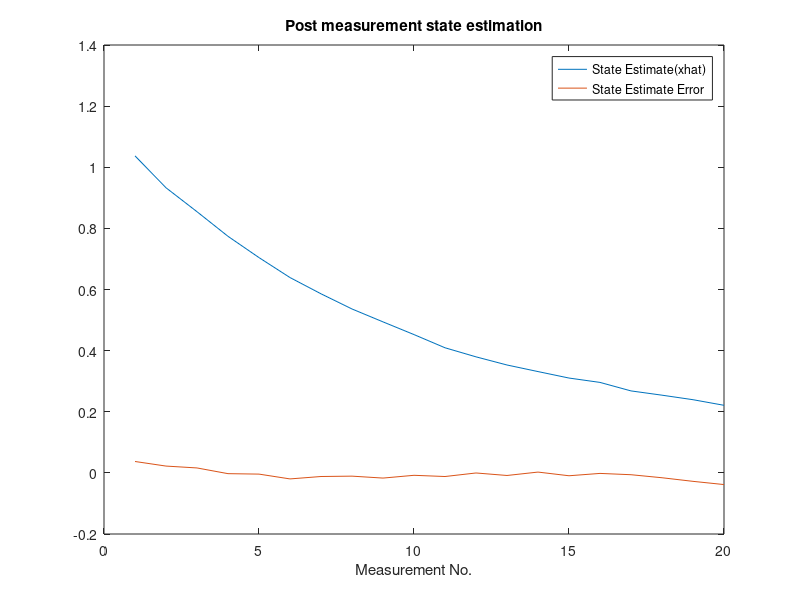
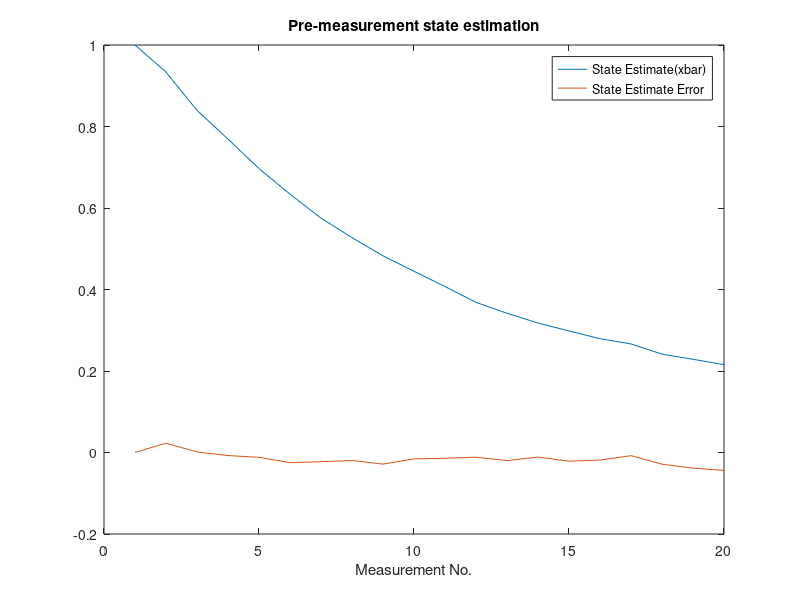
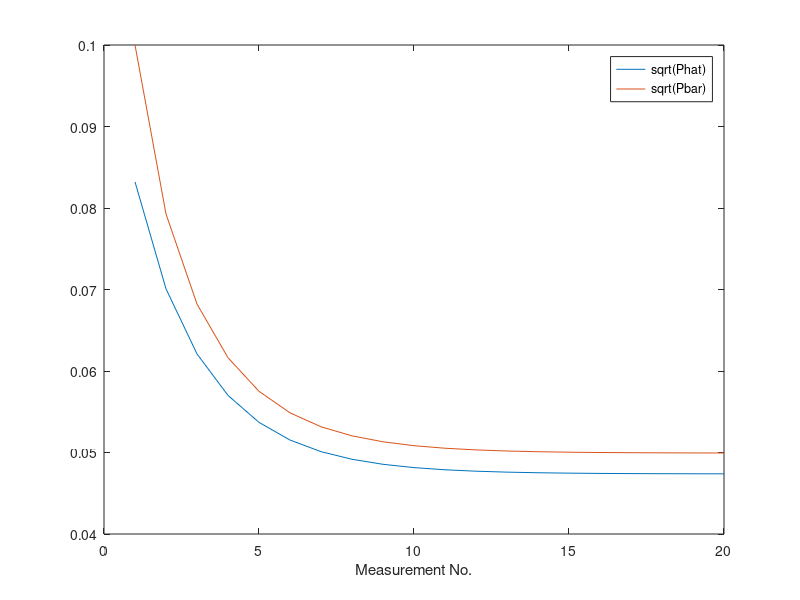

Here is the MATLAB script that generated these plots, in order: (Note: this script raises an error after producing the figures.)
%% Problem 1

clc
clear
x0=0;
P0=1;
x_bar(1)=x0;
P_bar(1)=P0;
Phi=1;
V=1;
W=0;
Gamma_w=0;
Gamma_v=1;
z=[-1.43 -2.6656 -0.7123 -2.1466 0.1909 0.1892 -1.0376 -0.6727 -0.8254];
for i=1:length(z)
    L(i)=P_bar(i)*Phi*inv(V+Phi^2*P_bar(i));
    x_hat(i)=x_bar(i)+L(i)*(z(i)-Phi*x_bar(i));
    P_hat(i)=(1-L(i)*Phi)*P_bar(i);
    P_bar(i+1)=Phi^2*P_hat(i);
    x_bar(i+1)=Phi*x_hat(i);
end
figure(1)

plot(1:length(z),x_hat,1:length(z),mean(z)*z./z);
xlabel('Measurment No.')
legend('xhat','zbar')
figure(2)
sigma=P_hat.^0.5;
plot(1:length(z),sigma)
xlabel('Measurment No.')
ylabel('sigma_x')

%% Problem 2

clc
clear
V=0.15^2;
W=0.03*V;
N=20;
alpha=0.9;
x0=1;
sigma0=0.1^2;

w=rand([N,1])*W^0.5;
v=rand([N,1])*V^0.5;

x(1)=x0;
P_bar(1)=sigma0;
x_bar(1)=x0;

for i=1:N
    z(i)=x(i)+v(i);
    x(i+1)=alpha*x(i)+w(i);
end

for i=1:N
    L(i)=P_bar(i)/(V+P_bar(i));
    x_hat(i)=x_bar(i)+L(i)*(z(i)-x_bar(i));
    P_hat(i)=(1-L(i))*P_bar(i);
    P_bar(i+1)=alpha^2*P_hat(i)+W;
    x_bar(i+1)=alpha*x_hat(i);
end

figure(1)
plot(1:N,x_hat,1:N,x_hat-x(1:N))
legend('State Estimate(xhat)','State Estimate Error')
xlabel('Measurement No.')
title('Post measurement state estimation')
figure(2)
plot(1:N,x_bar(1:N),1:N,x_bar(1:N)-x(1:N))
legend('State Estimate(xbar)','State Estimate Error')
xlabel('Measurement No.')
title('Pre-measurement state estimation')
figure(3)
plot(1:N,sqrt(P_hat),1:N,sqrt(P_bar(1:N)))
legend('sqrt(Phat)','sqrt(Pbar)')
xlabel('Measurement No.')

%% Problem 3

clc
clear
Q=0.01;
T=0.1;
V=0.2^2;
[phi,gamma_u]=c2d([0 1;0 0],[0;0],T);
H=[1 0];
Gamma_w=[0;0.1];
W=Q/T;
N=11;


P_bar=1e9*eye(2);
for i=1:N
    P_hat=inv(inv(P_bar)+H'/V*H);
    P_bar=phi*P_hat*phi'+Gamma_w*W*Gamma_w';
    Px(i)=P_bar(1,1);
    Px_hat(i)=P_hat(1,1);
end
hold on
plot(sqrt(Px(2:end)))
plot(sqrt(Px_hat(2:end)))
xlabel('Time[T]')
legend('Pre-measurement variance','Post-measurement variance')
%% Problem 4
clc 
clear
syms x1 x2
xv=[x1 x2];
xa=[0 0];
xb=[10 10];
h=[norm(xv-xa);atan(x1/x2);norm(xv-xb);atan((10-x1)/(10-x2))];
[simplify(diff(h,x1)) simplify(diff(h,x2))]

%%
clc
clear
T = importdata('las_hw.dat');
T(:,[3 5])=T(:,[3 5])*pi/180;
T(:,3)=T(:,3)-pi;
F=zeros(2,2);
Gu=[0;1];
u=1;
[Phi,Gamma_u]=c2d(F,Gu,1);
Gw=[1 1];
W=0.1^2;
Gamma_w=Gw*1;

P_bar=eye(2);
x_bar=[5;0];
sigma_r=0.05;
sigma_a= 0.4*pi/180;
V=diag([sigma_r,sigma_a,sigma_r,sigma_a].^2);
for i=1:length(T)
    hold on
    plot(i,x_bar(1),'bo')
    plot(i,x_bar(2),'r*')
z=T(i,2:end)';
x_star=x_bar;
eps=1e-3;
delx=2*eps;
while delx>eps
x1=x_star(1);
x2=x_star(2);
h=[((x1)^2 + (x2)^2)^(1/2);
   atan2(x1,x2);
 ((x1 - 10)^2 + (x2 - 10)^2)^(1/2);
  atan2(-(x1 - 10),-(x2 - 10))];
           
H=[x1/(x1^2 + x2^2)^(1/2),  x2/(x1^2 + x2^2)^(1/2)
   x2/(x1^2 + x2^2),  -x1/(x1^2 + x2^2)
  (x1-10)/((x1 - 10)^2 + (x2 - 10)^2)^(1/2),  (x2-10)/((x1 - 10)^2 + (x2 - 10)^2)^(1/2)
   1/(((x1 - 10)^2/(x2 - 10)^2 + 1)*(x2 - 10)),   -(x1 - 10)/(((x1 - 10)^2/(x2 - 10)^2 + 1)*(x2 - 10)^2)];

z_star=z-h+H*x_star;
L=P_bar*H'/(V+H*P_bar*H');
x_hat=x_bar+L*(z_star-H*x_bar);
P_hat=(eye(2)-L*H)*P_bar;
delx=((x_hat-x_star)'/P_hat)*(x_hat-x_star);
x_star=x_hat;
end
P_bar=Phi*P_hat*Phi'+Gamma_w*W*Gamma_w';
x_bar=Phi*x_hat+Gamma_u*u;
end
legend('x1bar [m]','x2bar [m]')
xlabel('time[s]')
title('Position Estimate in a1 and a2 directions (x1 and x2)')